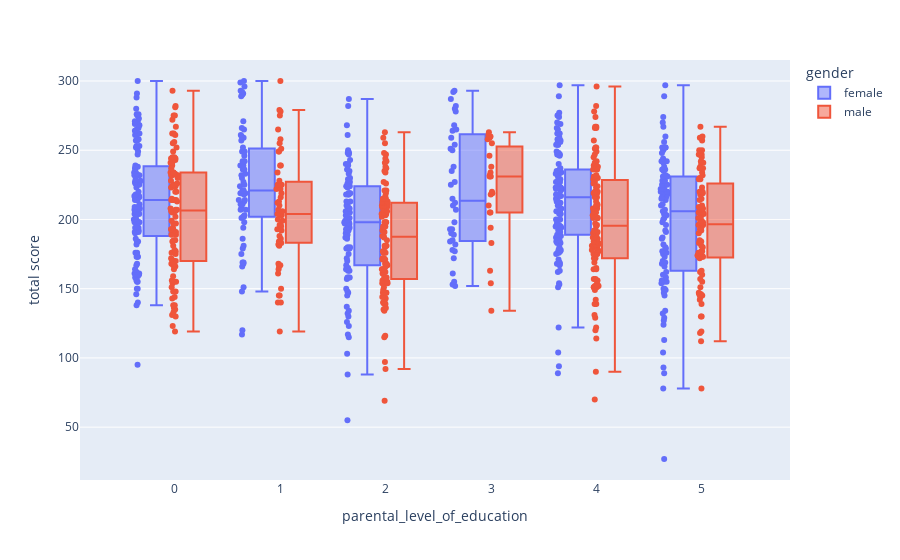

Notebook source saved alongside this figure:
### Code cell
fig = px.box(df, x='parental_level_of_education', y='total score', color='gender', points="all")
fig.show()

### Figure 1 — Plotly figure (JSON) as saved in the notebook; plotly's stock layout.template omitted (floating-point values rounded to 4 significant figures; data arrays with more than 128 entries replaced by an {"elided": "..."} marker saying what was removed)
{"data": [{"alignmentgroup": "True", "boxpoints": "all", "hovertemplate": "gender=female<br>parental_level_of_education=%{x}<br>total score=%{y}<extra></extra>", "legendgroup": "female", "marker": {"color": "#636efa"}, "name": "female", "notched": false, "offsetgroup": "female", "orientation": "v", "showlegend": true, "type": "box", "x": {"elided": "518 int values"}, "x0": " ", "xaxis": "x", "y": {"elided": "518 int values"}, "y0": " ", "yaxis": "y"}, {"alignmentgroup": "True", "boxpoints": "all", "hovertemplate": "gender=male<br>parental_level_of_education=%{x}<br>total score=%{y}<extra></extra>", "legendgroup": "male", "marker": {"color": "#EF553B"}, "name": "male", "notched": false, "offsetgroup": "male", "orientation": "v", "showlegend": true, "type": "box", "x": {"elided": "482 int values"}, "x0": " ", "xaxis": "x", "y": {"elided": "482 int values"}, "y0": " ", "yaxis": "y"}], "layout": {"boxmode": "group", "legend": {"title": {"text": "gender"}, "tracegroupgap": 0}, "margin": {"t": 60}, "xaxis": {"anchor": "y", "domain": [0, 1], "title": {"text": "parental_level_of_education"}}, "yaxis": {"anchor": "x", "domain": [0, 1], "title": {"text": "total score"}}}}
